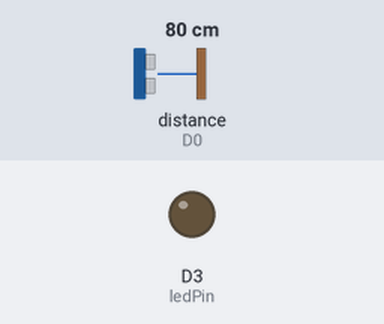
This program was run on a simulated ESP8266 (NodeMCU). Shown: output pins drawn as LEDs (lit = HIGH). Wiring (inferred from the names in the program): ultrasonic range finder: trigger D2; echo D0. Inputs (shaded band) come from the test bench; at power-on: distance to the obstacle (sensor on D0) 80 cm. The echo pulse lasts 58.3 µs per cm; pins used as bus, display or sensor lines are not drawn; what the program prints to the serial monitor is not drawn.

Above: at 1.8 s.
1.9 s: distance to the obstacle (sensor on D0) set to 13 cm
3.4 s: distance to the obstacle (sensor on D0) set to 10 cm
At 4.9 s:
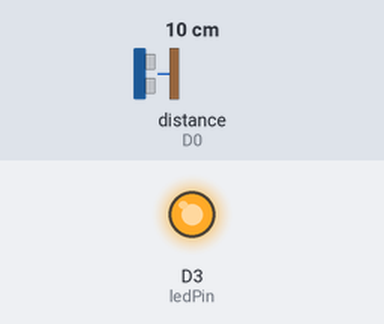
5.5 s: distance to the obstacle (sensor on D0) set to 18 cm
At 6.6 s:
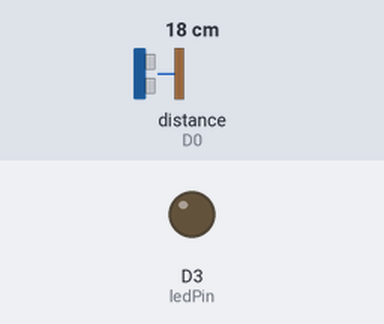
7.5 s: distance to the obstacle (sensor on D0) set to 2 cm
At 9.4 s:
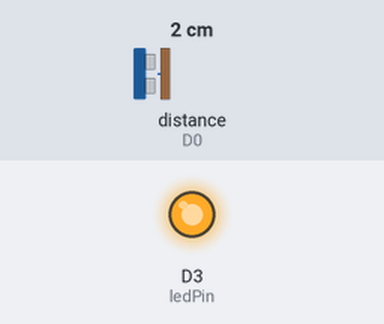
Timing chart, 0 to 10.5 s (numbered marks = the images above; inputs shaded):
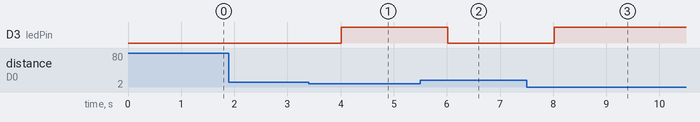

Measured:
- the behaviour switches between 12 and 11 cm on distance to the obstacle (sensor on D0) (found by bisection; images 0 and 1)
- after the input at 1.9 s, every drawn part: stays the same
- after the input at 3.4 s, D3 (ledPin): LOW → HIGH after 0.61 s
- after the input at 5.5 s, D3 (ledPin): HIGH → LOW after 0.52 s
- after the input at 7.5 s, D3 (ledPin): LOW → HIGH after 0.52 s

The program:

main.cpp
```cpp
#include <Arduino.h>

int echoPin = D0;
int trigPin = D2;
int ledPin = D3;

long duration;
long distance;

void setup()
{
  pinMode(ledPin, OUTPUT);
  pinMode(trigPin, OUTPUT);
  pinMode(echoPin, INPUT);
  Serial.begin(9600);
}

void loop()
{
  digitalWrite(trigPin, LOW);
  delayMicroseconds(5);
  digitalWrite(trigPin, HIGH);
  delayMicroseconds(10);
  digitalWrite(trigPin, LOW);

  duration = pulseIn(echoPin, HIGH);
  distance = 0.034 * duration / 2;

  Serial.print("Jarak: ");
  Serial.print(distance);
  Serial.print(" cm");

  if (distance <= 10)
  {
    digitalWrite(ledPin, HIGH);
  }
  else
  {
    digitalWrite(ledPin, LOW);
  }

  delay(1000);
}
```
